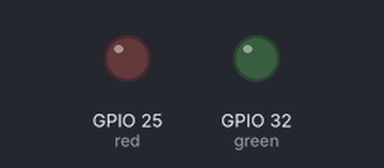
This program was run on a simulated ESP32 board running MicroPython. On the bench: output pins drawn as LEDs (lit = HIGH). At 30.0 s the program stops and its outputs stay as they are.

Above: at 0.5 s.
At 1.5 s:
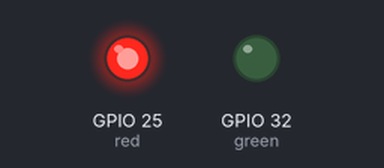
At 5.5 s:
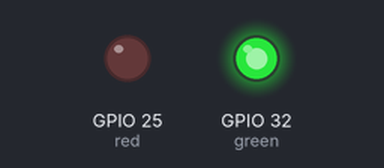
Timing chart, 0 to 6.9 s (numbered marks = the images above):
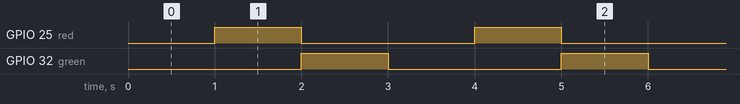

Measured:
- by itself, GPIO 25 (red), GPIO 32 (green): alternates HIGH for 1.0 s and LOW for 2.0 s
- by itself, everything shown: repeats every 3.0 s, in 3 steps

The program:

gpio.py
```python
from machine import Pin, SPI
import time

# Use the 4 pin connector labeled "GPIO"
green = Pin(32, Pin.OUT)
red = Pin(25, Pin.OUT)

for i in range(10):
    green.off()
    red.off()
    time.sleep(1)
    red.on()
    time.sleep(1)
    green.on()
    red.off()
    time.sleep(1)
```
